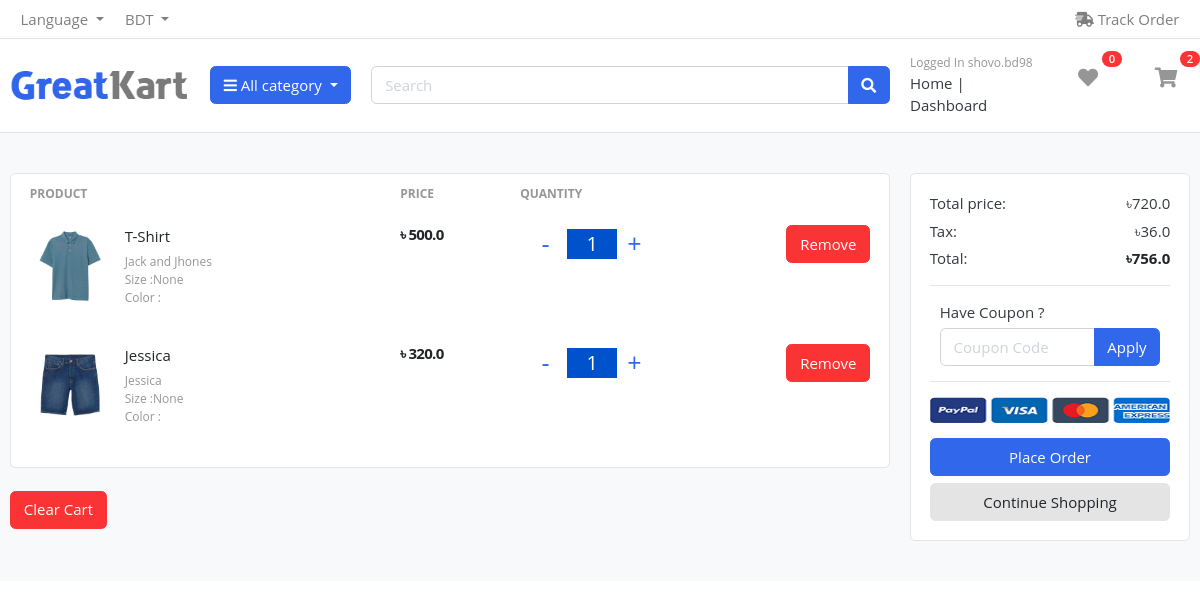
/cart/view/ (signed in), run on an earlier commit of the app's database.
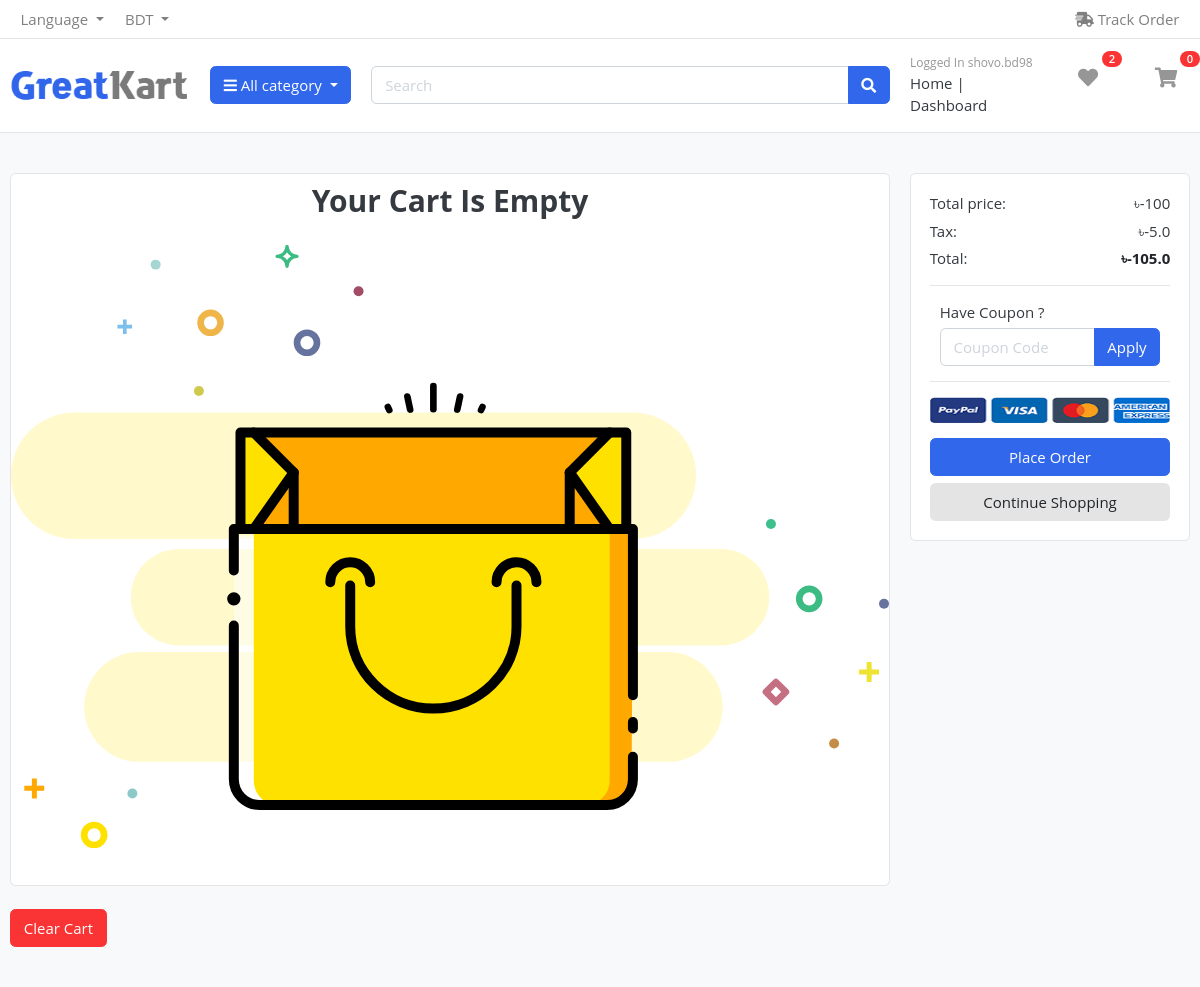
And on a later commit of the database.
### user_auth/models/user.py (models this page shows, shortened)
class User(AbstractBaseUser, PermissionsMixin):
    ADMIN = 1
    CUSTOMER = 2
    MALE = 1
    FEMALE = 2
    GOOGLE_SIGNUP=1
    GITHUB_SIGNUP=2
    FACEBOOK_SIGNUP=3
    SITE_SIGNUP =4
    ROLE_CHOOSED    =   ((ADMIN, 'admin'),(CUSTOMER, 'customer'),)
    GENDER_CHOOSED  =   ((MALE, 'male'),(FEMALE, 'female'))
    SIGNUP_PLATFORM =   ((GOOGLE_SIGNUP,'Login from Google'),(GITHUB_SIGNUP, 'Login from Github'),(FACEBOOK_SIGNUP,'Login from Facebook'),(SITE_SIGNUP,'Login'),)
    first_name      =   models.CharField(max_length=50, null=True, blank=True)
    last_name       =   models.CharField(max_length=50, null=True, blank=True)
    username        =   models.CharField(max_length=50, unique=True)
    email           =   models.EmailField(max_length=100, unique=True)
    role            =   models.PositiveSmallIntegerField(choices=ROLE_CHOOSED,
                                                                              blank=True, null=True)
    gender_choosed  =   models.PositiveSmallIntegerField(choices=GENDER_CHOOSED,
                                                                              blank=True, null=True)
    sign_up_platform=   models.PositiveSmallIntegerField(choices=SIGNUP_PLATFORM,
                                                                              blank=True, null=True)
    date_joined     =   models.DateTimeField(auto_now_add=True)
    last_login      =   models.DateTimeField(auto_now_add=True)
    created_date    =   models.DateTimeField(auto_now_add=True)
    modify_date     =   models.DateTimeField(auto_now=True)
    is_admin        =   models.BooleanField(default=False)
    is_staff        =   models.BooleanField(default=False)
    is_active       =   models.BooleanField(default=False)
    is_superuser    =   models.BooleanField(default=False)
    USERNAME_FIELD  =   'email'
    objects         =  UserManager()

### cart/models/cart_item.py (models this page shows, shortened)
class Cart_Item(models.Model):
    cart = models.ForeignKey(Cart, on_delete=models.CASCADE, related_name='cart_item')
    product = models.ForeignKey(Products, on_delete=models.SET_NULL, null=True, blank=True)
    product_Size_variant = models.ForeignKey(Product_Size_variant, on_delete=models.SET_NULL, blank=True, null=True)
    quantity = models.IntegerField(default=1)
    def get_product_price(self):
        price = [self.product.product_price]
        if self.product_Size_variant:
            size_variant_price = self.product_Size_variant.price
            price.append(size_variant_price )
        return sum(price) * self.quantity

### products/models/products_model.py (models this page shows, shortened)
class Products(models.Model):
    in_stock=1
    out_of_stock=2
    free=1
    not_free=2
    available = ((in_stock,'In Stoke') , (out_of_stock,'Out of Stock'))
    shipping_fee= ((free,'Free') , (not_free,'Not Free'))
    product_name = models.CharField(max_length=50)
    product_image = models.ImageField(upload_to='products')
    product_price = models.FloatField()
    product_old_price = models.FloatField()
    product_discription = models.TextField()
    model = models.CharField(max_length=50, blank=True, null=True)
    product_brand = models.ForeignKey(Product_Brand, on_delete=models.CASCADE, related_name='product_prand')
    product_category = models.ForeignKey(Product_Categories, on_delete=models.CASCADE, related_name='category')
    product_delivery_country = models.ManyToManyField(Product_Delivery_Country,  null=True, blank=True)
    product_size = models.ManyToManyField(Product_Size_variant,  null=True, blank=True)
    product_color = models.ManyToManyField(Product_Color_Variant,  null=True, blank=True)
    available_choose = models.PositiveSmallIntegerField(choices=available,blank=True, null=True)
    shipping_fee = models.PositiveSmallIntegerField(choices=shipping_fee,blank=True, null=True)

class Coupon_Code(models.Model):
    code = models.CharField(max_length=15, unique=True)
    discount = models.IntegerField(default=100)
    minimum_amount = models.IntegerField(default=500)
    is_expired_coupon_code = models.BooleanField(default=False)
    class Meta:
        verbose_name = "Coupon Code"

### product_categories/models/product_brand.py (models this page shows)
class Product_Brand(models.Model):
    brand_name = models.CharField(max_length=30)
    brand_created = models.DateTimeField(auto_now=True)
    brand_updated = models.DateTimeField(auto_now_add=True)
    def __str__(self) -> str:
        return self.brand_name

### cart/models/cart.py (models this page shows, shortened)
class Cart (models.Model):
    user = models.ForeignKey(settings.AUTH_USER_MODEL, on_delete=models.CASCADE, related_name="cart", null=True, blank=True)
    is_paid = models.BooleanField(default=False)
    coupon = models.ForeignKey(Coupon_Code, on_delete=models.SET_NULL, null=True, blank=True)
    def get_cart_total(self):
        cart_items= self.cart_item.all()
        final_total = sum((item.product.product_price + item.product_Size_variant.price) * item.quantity
                   if item.product_Size_variant else item.product.product_price  * item.quantity
                    for item in cart_items)
        if self.coupon:
             return final_total - self.coupon.discount
        return final_total
    def get_tax(self):
        total_tax= self.get_cart_total() * float(5/100)
        return total_tax
    def get_fully_total(self):
        final_total = self.get_cart_total()
        tax = self.get_tax()
        total_final = final_total + tax
        return total_final

### cart/views/cart_view.py (the view, shortened to what this page needs)
# urls.py: path('view/', cart_view, name='cart_view'),
def cart_view(request):
    item_in_carts = Cart_Item.objects.filter(cart__user=request.user, cart__is_paid=False)
    cart_object = Cart.objects.get(user=request.user, is_paid=False)
    cart_item_count = item_in_carts.count()
    context={
        'carts':item_in_carts,
        'cart_object':cart_object,
        'cart_item_count':cart_item_count,
    }
    return render(request, 'cart/cart.html', context=context)

### cart/templatetags/cart_tag.py (called while the page is built)
@register.filter
def cart_total(user):
    cart_total_item = Cart_Item.objects.filter(cart__user=user, cart__is_paid=False)
    return cart_total_item.count()

@register.filter
def wish_list_total(user):
    wishlist_total_item = Wish_List.objects.filter(user=user, is_added=True)
    return wishlist_total_item.count()

### product_categories/views/brand_context_processor.py (called while the page is built)
def brands(request):
    brand_name = Product_Brand.objects.all()
    return {'brand_name': brand_name}

### product_categories/views/category_context_processors.py (called while the page is built)
def categories(request):
    category_name = Product_Categories.objects.all()
    return {'category_name' : category_name}

### system_setting/models/contact.py (called while the page is built)
    def __str__(self) -> str:
        return self.country_name

### system_setting/views/contact_and_details.py (called while the page is built)
def contact_and_details(request):
    get_contact = Contact.objects.first()
    get_product = Products.objects.all()[:4]
    print(get_contact)
    return {'get_contact': get_contact, 'get_product':get_product,}

### templates/cart/cart.html (shortened to what the changed rows need)
{% extends 'base/base.html' %}
{% load static %}
{% block headers %}
{% include 'include/main_include_file.html' %}
{% endblock headers %}
{% block body %}
    <section class="section-content padding-y bg">
    <div class="container">
    <div class="row">
        <aside class="col-lg-9">
    <div class="card">
    <table class="table table-borderless table-shopping-cart">
    <thead class="text-muted">
        {% if cart_item_count > 0 %}
    <tr class="small text-uppercase">
      <th scope="col">Product</th>
      <th scope="col" width="120">Price</th>
      <th scope="col" width="120">Quantity</th>
      <th scope="col" class="text-right" width="200"> </th>
    </tr>
    </thead>
    <tbody>
        {% for cart in carts %}
    <tr>
        <td>
            <figure class="itemside align-items-center">
                <div class="aside"><img src="/media/{{cart.product.product_image}}" class="img-sm"></div>
                <figcaption class="info">
                    <a href="#" class="title text-dark">{{cart.product.product_name}}</a>
                    <p class="text-muted small">{{cart.product.product_brand}} <br> </p>
                    <p class="text-muted small">Size :{{cart.product_Size_variant}} <br> </p>
                    <p class="text-muted small">Color :  <br> </p>
                </figcaption>
            </figure>
        </td>
        <td>
            <div class="price-wrap">
                <var class="price">&#2547; {{cart.get_product_price}}</var>
            </div>
        </td>
        <td>
            <div class="counter">
                            <span class="down" onClick='decreaseCount(event, this)'> <a class="mr-2" href="{% url 'decrease_item' pk=cart.product.pk%}">-</a></span>
                            <input type="" value="{{ cart.quantity }}" readonly>
                            <span class="up" onClick='increaseCount(event, this)'> <a   class="mr-2" href="{% url 'increase_item' pk=cart.product.pk %}">+</a></span>
                          </div>
        </td>
        <td class="text-right">
         <a href="{% url 'remove_from_cart' cart.product.pk %}" class="btn btn-danger"> Remove</a>
        </td>
    </tr>
    {% endfor %}
    {% else %}
    <div class="empty-cart">
        <div class="container">
            <div class="row" id="appSummary">
              <div class="col text-center">
                <h2>Your Cart Is Empty</h2>
              </div>
            </div>
          </div>
      </div>
    {% endif %}
    </tbody>
    </table>
    </div>
    <br>
        </aside>
        <aside class="col-lg-3">
            <div class="card">
            <div class="card-body">
                <dl class="dlist-align">
                  <dt>Total price:</dt>
                  <dd class="text-right">&#2547;{{cart_object.get_cart_total}} </dd>
                </dl>
                <dl class="dlist-align">
                  <dt>Tax:</dt>
                  <dd class="text-right">&#2547;{{cart_object.get_tax}} </dd>
                </dl>
                <dl class="dlist-align">
                  <dd class="text-right text-dark b"><strong>&#2547;{{cart_object.get_fully_total}}</strong></dd>
                </dl>
            </div>
            </div>
    </aside>
    </div>
    </div>
    </section>
    </body>
{% endblock body %}

### templates/include/user_loged_header.html (shortened to what this page needs)
{% load static %}
{% load cart_tag %}
<section class="header-main border-bottom">
	<div class="container">
<div class="row align-items-center">
	<div class="col-lg-2 col-md-3 col-6">
		<a href="{% url 'index' %}" class="brand-wrap">
			<img class="logo" src="{% static 'images/logo.png' %}" >
		</a>
	</div>
	<div class="col-lg col-sm col-md col-6 flex-grow-0">
		<div class="category-wrap dropdown d-inline-block float-right">
			<button type="button" class="btn btn-primary dropdown-toggle" data-toggle="dropdown">
				<i class="fa fa-bars"></i> All category
			</button>
		</div>
	</div>
	<div class="col-lg  col-md-6 col-sm-12 col">
		<form action="#" class="search">
			<div class="input-group w-100">
			    <input type="text" class="form-control" style="width:60%;" placeholder="Search">
			    <div class="input-group-append">
			      <button class="btn btn-primary" type="submit">
			        <i class="fa fa-search"></i>
			      </button>
			    </div>
		    </div>
		</form>
	</div>
	<div class="col-lg-3 col-sm-6 col-8 order-2 order-lg-3">
				<div class="d-flex justify-content-end mb-3 mb-lg-0">
					<div class="widget-header">
						<small class="title text-muted">Logged In  {{user.username}} </small>
						<div>
							<a href="{% url 'index' %}"  >Home</a> <span class="dark-transp"> | </span>
							<a href="{% url 'myaccount' %}"  > Dashboard</a>
						</div>
					</div>
					<a href="{% url 'view_wish_list' %}" class="widget-header pl-3 ml-2">
						<div class="icon icon-sm "><i class="fa fa-heart"></i></div>
						<span class="badge badge-pill badge-danger notify">{{ request.user | wish_list_total }}</span>
					</a>
					<a href="{% url 'cart_view' %}" class="widget-header pl-3 ml-3">
						<div class="icon icon-sm "><i class="fa fa-shopping-cart"></i></div>
						<span class="badge badge-pill badge-danger notify">{{ request.user | cart_total }}</span>
					</a>
				</div>
			</div>
</div>
	</div>
</section>

What changed in the data, as far as the page shows it:
removed Cart_Item: product.product_image (picture), product.product_name "T-Shirt", product.product_brand "Jack and Jhones", product_Size_variant "None", get_product_price "500.0", quantity "1"
removed Cart_Item: product.product_image (picture), product.product_name "Jessica", product.product_brand "Jessica", product_Size_variant "None", get_product_price "320.0", quantity "1"
changed User "shovo.bd98": user|wish_list_total "0" → "2"; user|cart_total "2" → "0"
computed for Cart: get_cart_total "720.0" → "-100"; get_tax "36.0" → "-5.0"; get_fully_total "756.0" → "-105.0"
Also different on the page:
text no longer shown: "PRODUCT PRICE QUANTITY"
text now shown: "Your Cart Is Empty"
